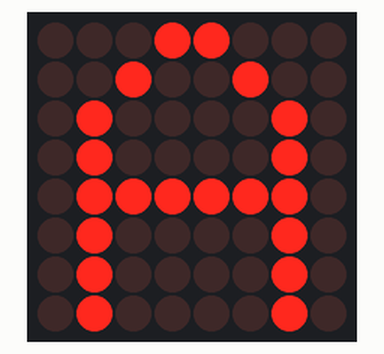
This sketch was run on a simulated Arduino Uno, built with avr-gcc and run on an emulated ATmega328P. Parts: 8×8 LED matrix. Wiring (inferred from the names in the program): LED matrix (orientation assumed): rows pin 12, pin 5, pin 4, pin 9, pin 2, pin 10, pin 14, pin 15; columns pin 8, pin 13, pin 0, pin 11, pin 7, pin 1, pin 6, pin 3.

Above: at 0.1 s.

The sketch:

Column_scenang.ino
```cpp
const unsigned int ColumnPins[] = {8,13,0,11,7,1,6,3};// Cathode pins
const unsigned int RowPins[]    = {12,5,4,9,2,10,14,15};// Anode pins

// Define the matrix pattern for letter 'A'
const byte letter_A[8] = {
  B00000000,
  B11111100,
  B00010010,
  B00010001,
  B00010001,
  B00010010,
  B11111100,
  B00000000,
};


void setup() {
  // Initialize column and row pins
  for (int i = 0; i < 8; i++) {
    pinMode(ColumnPins[i], OUTPUT);
    pinMode(RowPins[i], OUTPUT);
  }
}

void loop() {
//  int potValue = analogRead(A0);
//
//  // Map the potentiometer value to delay time range (2ms to 500ms)
//  int delayTime = map(potValue, 0, 1023, 0, 500);

  // Display the letter 'A' by column scanning
  for (int col = 0; col < 8; col++) {
    // Turn off all rows
    for (int i = 0; i < 8; i++) {
    digitalWrite(ColumnPins[i], HIGH);
    }

    // Turn on the current row
    digitalWrite(ColumnPins[col], LOW);

    // Activate the LEDs in the current row according to the letter pattern
    for (int row = 0; row < 8; row++) {
    digitalWrite(RowPins[row], bitRead(letter_A[col], row));
    }

    // Delay to display the column
    delay(2); // Adjust this delay to control the scanning speed
  }
}
```
